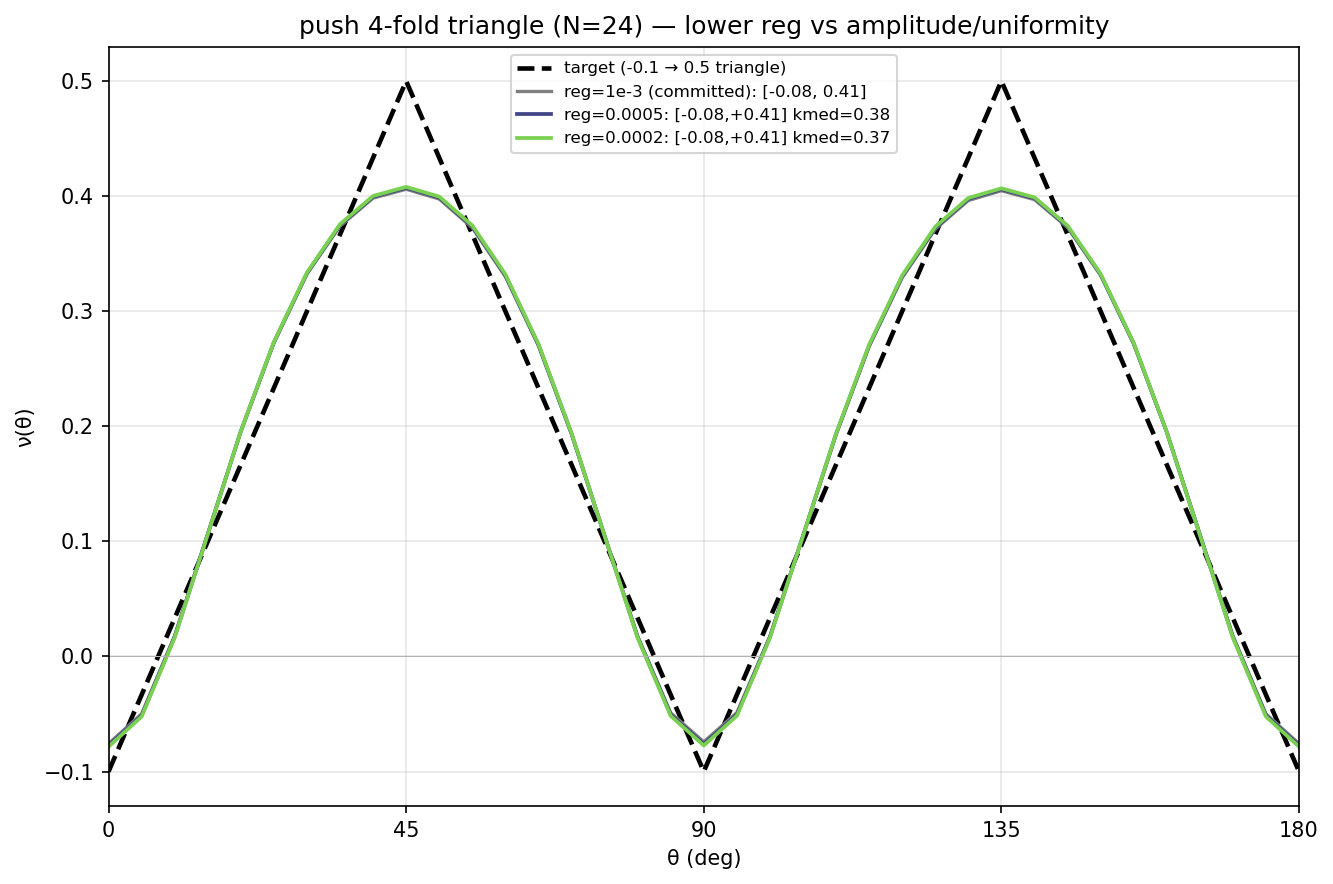

Generate this figure with Python:
"""
anisotropy / push_4fold — is the 4-fold symmetric-triangle ν(θ) undershoot a real wall or under-pushed?

The committed 4-fold (N=24, peak=0.5 triangle, reg=1e-3) reached ν∈[-0.078,+0.404] vs target
[-0.10,+0.50] (k median 0.39). Here we push the amplitude lever (lower reg) at N=24 and report whether
the peak/trough approach the ±target and how uniform the network stays. Overlays the ν(θ) curves and
prints range + floppiness per reg. (The reg=1e-3 reference is loaded from triangular_nu_4fold.csv.)
"""
import os, sys, csv
import numpy as np
import matplotlib
matplotlib.use('Agg')
import matplotlib.pyplot as plt

sys.path.insert(0, os.path.dirname(os.path.dirname(os.path.abspath(__file__))))
import _common as C

CASE, TOPO = 'anisotropy', 'disorder_hi'
NU_LO, NU_HI, PEAK, FOLD, N = -0.1, 0.5, 0.5, 4, 24
REGS = [5.0e-4, 2.0e-4]                         # push below the committed 1e-3
NITER, NREST = 420, 3


def triangle_nu(theta):
    P = np.pi / (FOLD // 2)
    ph = np.mod(theta, P) / P
    ramp = np.where(ph < PEAK, ph / PEAK, 1.0 - (ph - PEAK) / (1.0 - PEAK))
    return NU_LO + (NU_HI - NU_LO) * ramp


def load_ref():
    """reg=1e-3 achieved ν(θ) from the committed triangular_nu_4fold.csv (independent sim column)."""
    p = os.path.join(C.savedir(CASE), 'triangular_nu_4fold.csv')
    if not os.path.exists(p):
        return None
    nu = []
    for row in csv.DictReader(open(p)):
        nu.append(float(row['nu_achieved_independent']))
    return np.array(nu)


def main():
    th = C.ANG; deg = np.degrees(th); target = triangle_nu(th)
    runs = []                                   # (reg, nu_sim, kstats)
    for reg in REGS:
        prob, geo = C.make_case(TOPO, N)
        obj = C.Objective('nu_theta', target=target)
        r = C.optimize(prob, [obj], mode='k', n_iter=NITER, n_restarts=NREST, reg=reg, verbose=False)
        k = r['k'].detach().numpy()
        nu_diff, _ = C.nu_E_theta(C.solver_region_C6(prob, r['k']), th)
        C.apply_k_to_geo(geo, r['k'])
        nu_sim, _ = C.nu_E_theta(C.region_phys_C6(geo, C.sim_per_triangle_C6(geo), None), th)
        err = float(np.abs(nu_sim - target).max())
        runs.append((reg, nu_sim, k))
        print(f"  reg={reg:g}: diff[{nu_diff.min():+.3f},{nu_diff.max():+.3f}] "
              f"sim[{nu_sim.min():+.3f},{nu_sim.max():+.3f}] maxerr={err:.3f} "
              f"kmed={np.median(k):.3f} n(k<0.1)={int((k < 0.1).sum())}/{len(k)}", flush=True)

    ref = load_ref()
    fig, ax = plt.subplots(figsize=(9, 6))
    ax.plot(deg, target, 'k--', lw=2.2, label='target (-0.1 → 0.5 triangle)')
    if ref is not None:
        ax.plot(deg, ref, color='0.5', lw=1.6, label='reg=1e-3 (committed): [%.2f, %.2f]' % (ref.min(), ref.max()))
    cols = plt.cm.viridis(np.linspace(0.2, 0.8, len(runs)))
    for (reg, nu_sim, k), col in zip(runs, cols):
        ax.plot(deg, nu_sim, color=col, lw=1.8,
                label=f'reg={reg:g}: [{nu_sim.min():+.2f},{nu_sim.max():+.2f}] kmed={np.median(k):.2f}')
    ax.axhline(0, color='0.7', lw=.5); ax.set_xlim(0, 180); ax.set_xticks(range(0, 181, 45))
    ax.set_xlabel('θ (deg)'); ax.set_ylabel('ν(θ)'); ax.grid(alpha=.3); ax.legend(fontsize=8)
    ax.set_title(f'push 4-fold triangle (N={N}) — lower reg vs amplitude/uniformity', fontsize=12)
    plt.tight_layout()
    path = os.path.join(C.savedir(CASE), 'push_4fold.png')
    plt.savefig(path, dpi=150, bbox_inches='tight'); plt.close()
    print(f'saved {os.path.basename(path)}')


if __name__ == '__main__':
    main()
